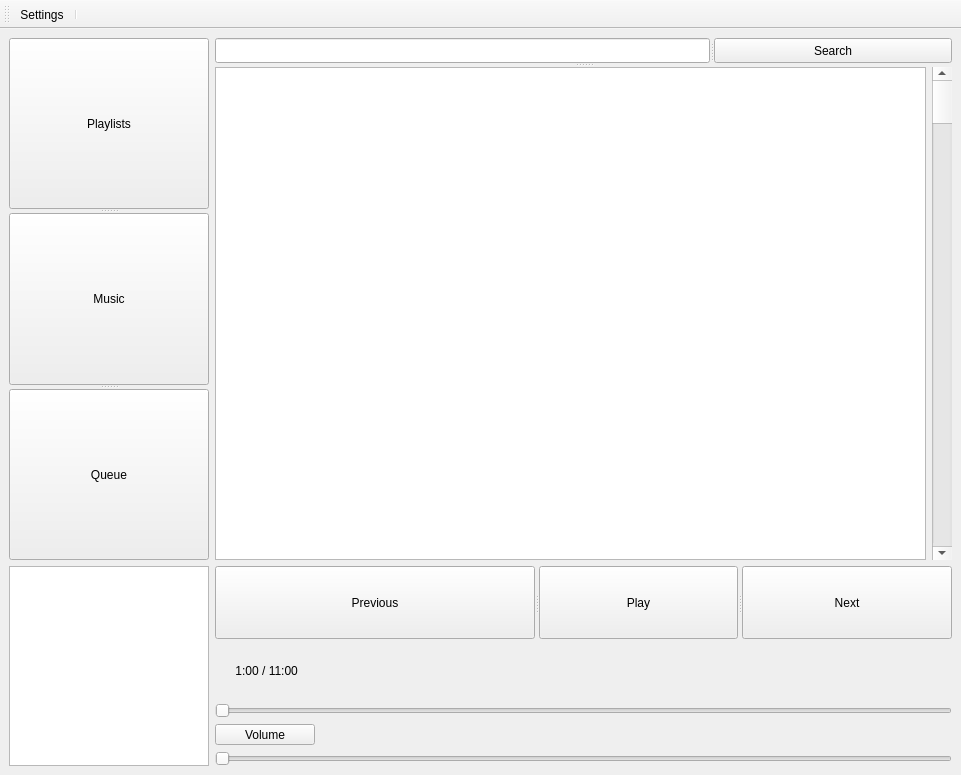
<?xml version="1.0" encoding="UTF-8"?>
<ui version="4.0">
 <class>MainWindow</class>
 <widget class="QMainWindow" name="MainWindow">
  <property name="geometry">
   <rect>
    <x>0</x>
    <y>0</y>
    <width>961</width>
    <height>775</height>
   </rect>
  </property>
  <property name="windowTitle">
   <string>MainWindow</string>
  </property>
  <widget class="QWidget" name="centralwidget">
   <layout class="QGridLayout" name="gridLayout">
    <item row="1" column="1">
     <layout class="QVBoxLayout" name="verticalLayout_4">
      <item>
       <widget class="QSplitter" name="splitter_2">
        <property name="orientation">
         <enum>Qt::Horizontal</enum>
        </property>
        <widget class="QToolButton" name="toolButton_3">
         <property name="text">
          <string>Previous</string>
         </property>
         <attribute name="buttonGroup">
          <string notr="true">buttonGroup</string>
         </attribute>
        </widget>
        <widget class="QToolButton" name="toolButton_2">
         <property name="text">
          <string>Play</string>
         </property>
         <attribute name="buttonGroup">
          <string notr="true">buttonGroup</string>
         </attribute>
        </widget>
        <widget class="QToolButton" name="toolButton">
         <property name="text">
          <string>Next</string>
         </property>
         <attribute name="buttonGroup">
          <string notr="true">buttonGroup</string>
         </attribute>
        </widget>
       </widget>
      </item>
      <item>
       <layout class="QVBoxLayout" name="verticalLayout_3">
        <item>
         <widget class="QLabel" name="label_2">
          <property name="maximumSize">
           <size>
            <width>100</width>
            <height>16777215</height>
           </size>
          </property>
          <property name="frameShape">
           <enum>QFrame::NoFrame</enum>
          </property>
          <property name="text">
           <string> 1:00 / 11:00</string>
          </property>
          <property name="alignment">
           <set>Qt::AlignCenter</set>
          </property>
         </widget>
        </item>
        <item>
         <widget class="QSlider" name="horizontalSlider">
          <property name="minimumSize">
           <size>
            <width>100</width>
            <height>0</height>
           </size>
          </property>
          <property name="maximumSize">
           <size>
            <width>1000</width>
            <height>16777215</height>
           </size>
          </property>
          <property name="orientation">
           <enum>Qt::Horizontal</enum>
          </property>
         </widget>
        </item>
       </layout>
      </item>
      <item>
       <layout class="QVBoxLayout" name="verticalLayout_2">
        <item>
         <widget class="QToolButton" name="toolButton_5">
          <property name="maximumSize">
           <size>
            <width>100</width>
            <height>16777215</height>
           </size>
          </property>
          <property name="text">
           <string>Volume</string>
          </property>
         </widget>
        </item>
        <item>
         <widget class="QSlider" name="horizontalSlider_2">
          <property name="minimumSize">
           <size>
            <width>0</width>
            <height>0</height>
           </size>
          </property>
          <property name="maximumSize">
           <size>
            <width>1000</width>
            <height>16777215</height>
           </size>
          </property>
          <property name="orientation">
           <enum>Qt::Horizontal</enum>
          </property>
         </widget>
        </item>
       </layout>
      </item>
     </layout>
    </item>
    <item row="1" column="0">
     <widget class="QGraphicsView" name="graphicsView">
      <property name="enabled">
       <bool>true</bool>
      </property>
      <property name="minimumSize">
       <size>
        <width>100</width>
        <height>100</height>
       </size>
      </property>
      <property name="maximumSize">
       <size>
        <width>200</width>
        <height>200</height>
       </size>
      </property>
     </widget>
    </item>
    <item row="0" column="1">
     <widget class="QSplitter" name="splitter_6">
      <property name="orientation">
       <enum>Qt::Vertical</enum>
      </property>
      <widget class="QSplitter" name="splitter_5">
       <property name="orientation">
        <enum>Qt::Horizontal</enum>
       </property>
       <widget class="QLineEdit" name="lineEdit">
        <property name="maximumSize">
         <size>
          <width>16777215</width>
          <height>25</height>
         </size>
        </property>
       </widget>
       <widget class="QToolButton" name="toolButton_4">
        <property name="text">
         <string>Search</string>
        </property>
       </widget>
      </widget>
      <widget class="QWidget" name="layoutWidget">
       <layout class="QHBoxLayout" name="horizontalLayout">
        <item>
         <widget class="QColumnView" name="columnView">
          <property name="minimumSize">
           <size>
            <width>50</width>
            <height>0</height>
           </size>
          </property>
         </widget>
        </item>
        <item>
         <widget class="QScrollBar" name="verticalScrollBar">
          <property name="enabled">
           <bool>true</bool>
          </property>
          <property name="minimumSize">
           <size>
            <width>20</width>
            <height>0</height>
           </size>
          </property>
          <property name="maximumSize">
           <size>
            <width>25</width>
            <height>16777215</height>
           </size>
          </property>
          <property name="orientation">
           <enum>Qt::Vertical</enum>
          </property>
         </widget>
        </item>
       </layout>
      </widget>
     </widget>
    </item>
    <item row="0" column="0">
     <widget class="QSplitter" name="splitter">
      <property name="orientation">
       <enum>Qt::Vertical</enum>
      </property>
      <widget class="QPushButton" name="pushButton">
       <property name="minimumSize">
        <size>
         <width>100</width>
         <height>0</height>
        </size>
       </property>
       <property name="maximumSize">
        <size>
         <width>200</width>
         <height>16777215</height>
        </size>
       </property>
       <property name="text">
        <string>Playlists</string>
       </property>
      </widget>
      <widget class="QPushButton" name="pushButton_4">
       <property name="minimumSize">
        <size>
         <width>100</width>
         <height>0</height>
        </size>
       </property>
       <property name="maximumSize">
        <size>
         <width>200</width>
         <height>16777215</height>
        </size>
       </property>
       <property name="text">
        <string>Music</string>
       </property>
      </widget>
      <widget class="QPushButton" name="pushButton_2">
       <property name="minimumSize">
        <size>
         <width>100</width>
         <height>0</height>
        </size>
       </property>
       <property name="maximumSize">
        <size>
         <width>200</width>
         <height>16777215</height>
        </size>
       </property>
       <property name="text">
        <string>Queue</string>
       </property>
      </widget>
     </widget>
    </item>
   </layout>
  </widget>
  <widget class="QToolBar" name="toolBar">
   <property name="windowTitle">
    <string>toolBar</string>
   </property>
   <attribute name="toolBarArea">
    <enum>TopToolBarArea</enum>
   </attribute>
   <attribute name="toolBarBreak">
    <bool>false</bool>
   </attribute>
   <addaction name="actionSettings"/>
   <addaction name="separator"/>
  </widget>
  <action name="actionSettings">
   <property name="text">
    <string>Settings</string>
   </property>
  </action>
 </widget>
 <resources/>
 <connections/>
 <buttongroups>
  <buttongroup name="buttonGroup"/>
 </buttongroups>
</ui>
